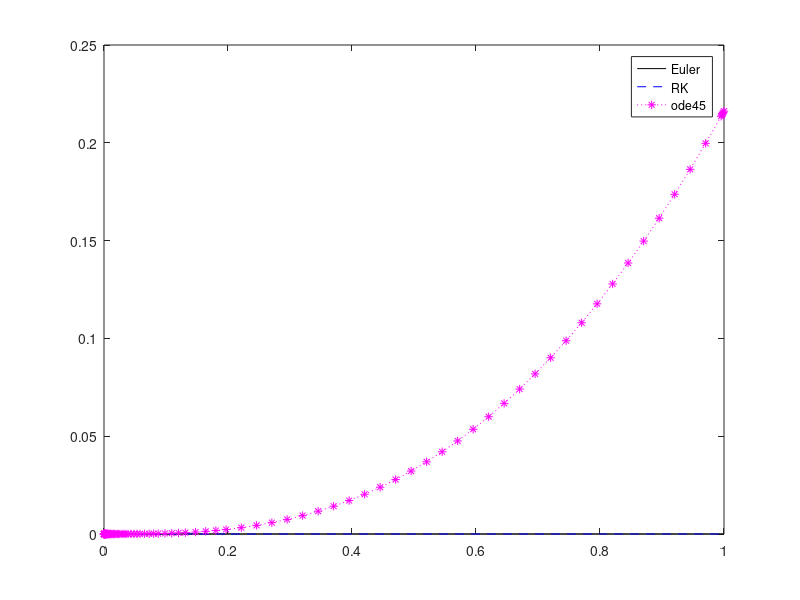

Here is the MATLAB script that generated this plot:
function dd = diffur()
a = 0;  %задаем левую - a 
b = 1;  %и правую – b границы 
h = 0.1;    %задаем шаг интегрирования 
m = (a+b)/h;    %задаем кол-во итерации;
t = a:h:b;  %рассчитаем значения аналитического решения на заданном интервале

y(1) = 0;   %начальное условие
F = @(x,y) (x.*(exp(y)-1));
y_Euler(1) = y(1);
for i=1:m
   y_Euler(i+1) = y_Euler(i)+h*F(t(i), y_Euler(i));
end
plot(t,y_Euler,'-k');
hold on;

y_RK(1)=y(1);
for i=1:m     
    k1=F(t(i),y_RK(i));
    k2=F(t(i)+0.5*h,y_RK(i)+0.5*h*k1);     
    k3=F(t(i)+0.5*h,y_RK(i)+0.5*h*k2);     
    k4=F(t(i)+h,y_RK(i)+h*k3); 
    y_RK(i+1)=y_RK(i)+(h/6)*(k1+2*k2+2*k3+k4); 
end
plot(t,y_RK,'--b');
hold on;

[t,y_Procedure] = ode45(@(x,y) (x.^2 - 2.*y),[a,b],y(1));

plot(t,y_Procedure, '*:m');
legend('Euler','RK','ode45');
hold off;

dd = [y_Euler;y_RK] %y_procedure Засунуть не получится, так как там больше столбцов...

end